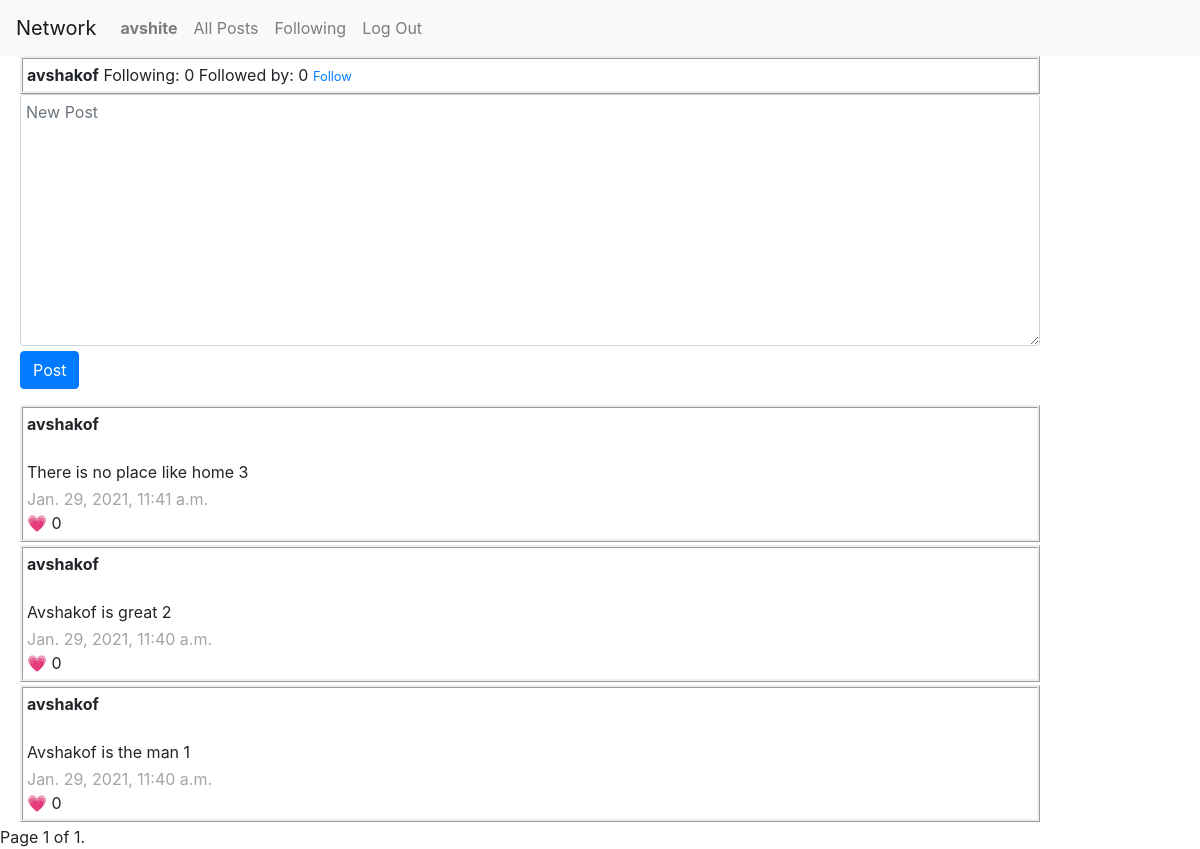
The app's page /avshakof (signed in), older data.
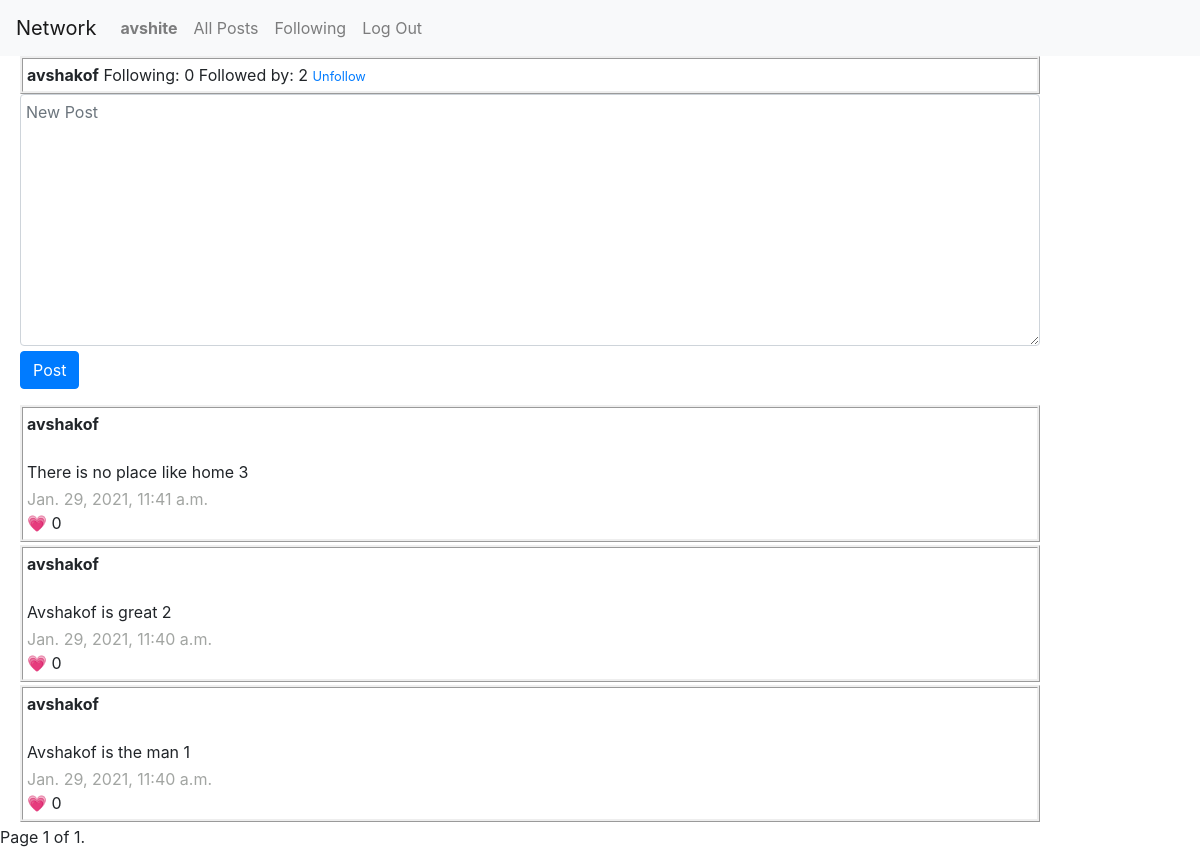
The same page, newer data.
### network/models.py (models this page shows)
class User(AbstractUser):
    follows_this_many = models.IntegerField(default=0)
    followed_by_this_many = models.IntegerField(default=0)

### network/views.py (the view)
# urls.py: path("<str:user>", views.profile, name="profile"),
@login_required
def profile(request, user):
    profile_user = User.objects.get(username=user)
    user = request.user
    try:
        following = Following.objects.get(user_followed=profile_user, followed_by=user)
    except:
        following = None
    posts = Post.objects.all().filter(user=profile_user)
    posts = posts.order_by("-timestamp").all()
    paginator = Paginator(posts, 10)
    page_number = request.GET.get('page')
    page_obj = paginator.get_page(page_number)
    return render(request, "network/profile.html", {
        'form': NewPostForm(),
        'following': following,
        'profile_user': profile_user,
        'page_obj': page_obj,
    })

### network/views.py
class NewPostForm(forms.Form):
    content = forms.CharField(widget=forms.Textarea(attrs={
        'class': 'form-control',
        'placeholder': 'New Post',
        'required': 'required',
        'style':'padding: 5px; width: 85%; margin-left: 20px; margin-bottom: 5px;'
        }), label=False)

### network/templates/network/profile.html (shortened to what this page needs)
{% extends "network/layout.html" %}
{% block body %}
    <div class="profile-user">
            <strong>{{ profile_user }}</strong>
            <span>Following: {{ profile_user.follows_this_many }} Followed by: {{ profile_user.followed_by_this_many }}</span>
            {% if user.is_authenticated %}
                {% if user == profile_user %}
                {% else %}
                    {% if following %}
                        <a href="{% url 'followship' profile_user %}"><small>Unfollow</small></a>
                    {% else %}
                        <a href="{% url 'followship' profile_user %}"><small>Follow</small></a>
                    {% endif %}
                {% endif %}
            {% endif %}
    </div>
    {% if user.is_authenticated %}
    <div id="#new-post">
        <div class="form-group">
            <form action="{% url 'new_post'%}" method="POST" class="form-group" >
                {{ form }}
                <input type="submit" value="Post" class="btn btn-primary" style="margin-left: 20px;">
            </form>
        </div>
    </div>
    {% endif %}
    {% for post in page_obj %}
        <div class="post-list">
            <div><strong>{{ post.user }}</strong></div>
            <br>
            <div class="post-content">{{ post.content }}</div>
            <div class="post-timestamp">{{ post.timestamp }}</div>
            <div>&#128151; {{ post.likes }}</div>
        </div>
    {% endfor %}
    <div class="pagination">
        <span class="step-links">
            <div class="current">
                Page {{ page_obj.number }} of {{ page_obj.paginator.num_pages }}.
            </div>
        </span>
    </div>
{% endblock %}

Row changes from the older to the newer data that the page shows:
changed User "avshakof": followed_by_this_many "0" → "2"
Text that changed along with them:
text no longer shown: "Follow"
text now shown: "Unfollow"
